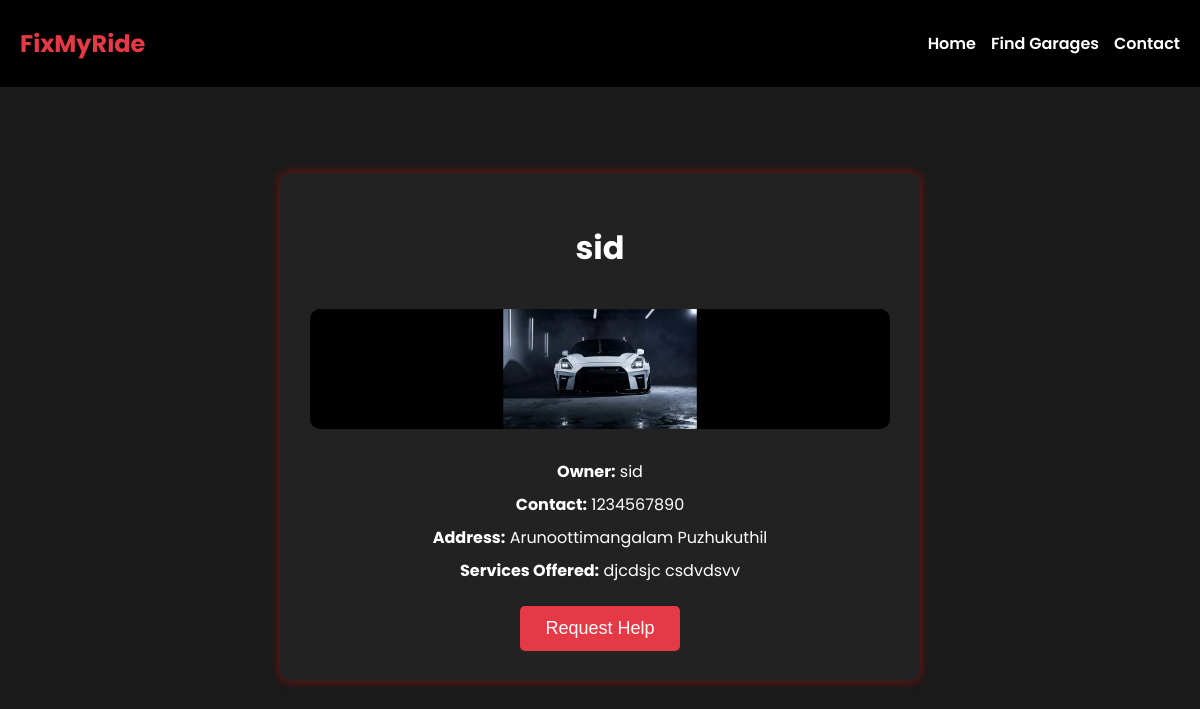
/garage/1/, run on an earlier commit of the app's database.
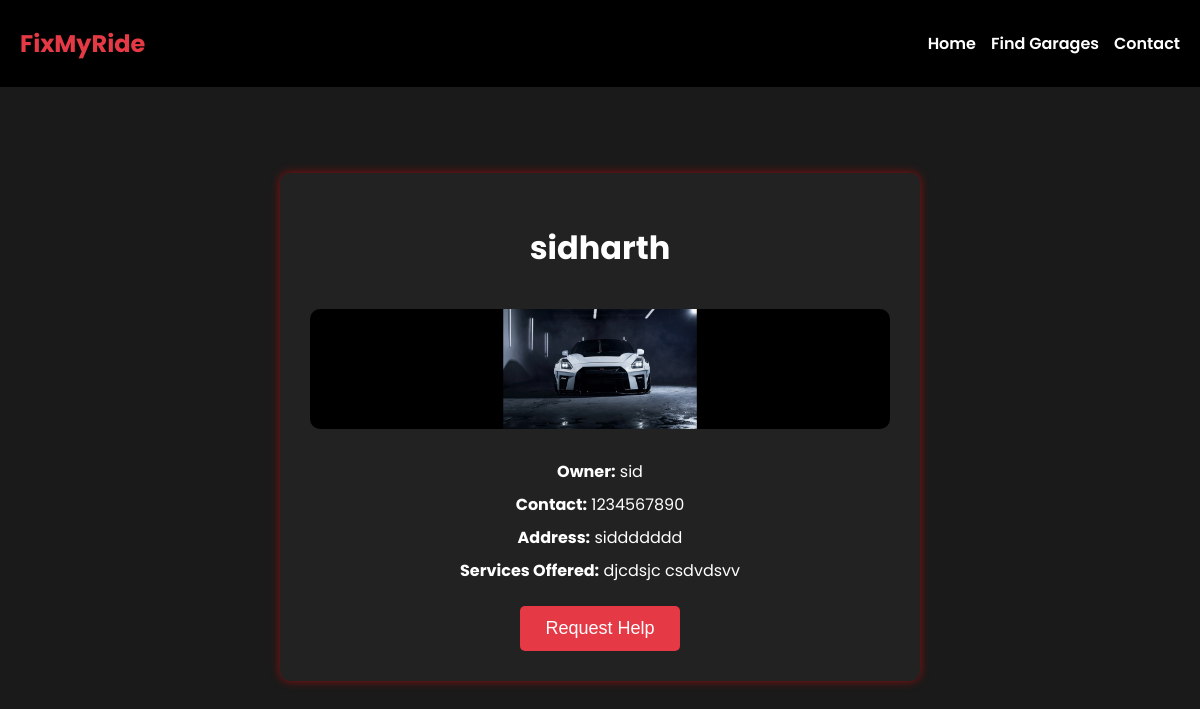
And on a later commit of the database.
### myapp/models.py (models this page shows, shortened)
class Garage(models.Model):
    name = models.CharField(max_length=100, unique=True)
    owner_name = models.CharField(max_length=100)
    contact = models.CharField(max_length=15, unique=True)
    email = models.EmailField(unique=True)
    password = models.CharField(max_length=100)  # Store hashed password
    address = models.TextField()
    services_offered = models.TextField()
    image = models.ImageField(null=True, blank=True, upload_to="images/")

### myapp/views.py (the view)
# urls.py: path('garage/<int:pk>/', views.garage_detail, name='garage_detail'),
def garage_detail(request, pk):
    cr = Garage.objects.get(id=pk)
    is_logged_in = 'customer_id' in request.session  # Check if user is logged in
    return render(request, "garage_view.html", {'cr': cr, 'is_logged_in': is_logged_in})

### templates/garage_view.html (shortened to what this page needs)
{% load static %}
<!DOCTYPE html>
<html lang="en">
<head>
    <link rel="stylesheet" href="{% static 'css/garage_detail.css' %}">
    <link rel="stylesheet" href="https://cdnjs.cloudflare.com/ajax/libs/font-awesome/6.0.0/css/all.min.css">
</head>
<body>
    <nav class="navbar">
        <div class="logo">FixMyRide</div>
        <ul class="nav-links">
            <li><a href="{% url 'home' %}">Home</a></li>
            <li><a href="{% url 'user_dashboard' %}">Find Garages</a></li>
            <li><a href="#">Contact</a></li>
        </ul>
    </nav>
    <div class="container">
        <div class="garage-card">
            <h1>{{ cr.name }}</h1>
            {% if cr.image %}
                <img src="{{ cr.image.url }}" alt="{{ cr.name }}" class="garage-image">
            {% endif %}
            <p><strong>Owner:</strong> {{ cr.owner_name }}</p>
            <p><strong>Contact:</strong> {{ cr.contact }}</p>
            <p><strong>Address:</strong> {{ cr.address }}</p>
            <p><strong>Services Offered:</strong> {{ cr.services_offered }}</p>
            <button class="request-help" onclick="checkLogin()">Request Help</button>
        </div>
    </div>
</body>
</html>

What changed in the data, as far as the page shows it:
changed Garage "sid": name "sid" → "sidharth"; address "Arunoottimangalam Puzhukuthil" → "siddddddd"
